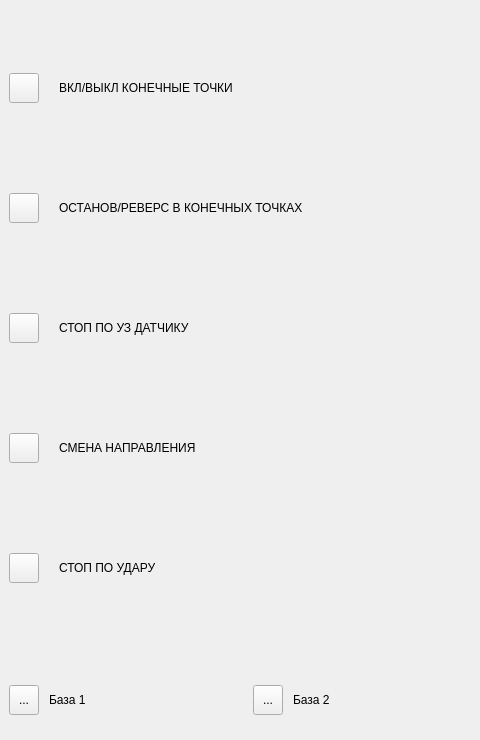
<?xml version="1.0" encoding="UTF-8"?>
<ui version="4.0">
 <class>SForm</class>
 <widget class="QWidget" name="SForm">
  <property name="geometry">
   <rect>
    <x>0</x>
    <y>0</y>
    <width>480</width>
    <height>740</height>
   </rect>
  </property>
  <property name="windowTitle">
   <string>Form</string>
  </property>
  <widget class="QWidget" name="verticalLayoutWidget">
   <property name="geometry">
    <rect>
     <x>-1</x>
     <y>-1</y>
     <width>481</width>
     <height>661</height>
    </rect>
   </property>
   <layout class="QVBoxLayout" name="verticalLayout">
    <item>
     <widget class="QWidget" name="widget" native="true">
      <property name="sizePolicy">
       <sizepolicy hsizetype="Expanding" vsizetype="Fixed">
        <horstretch>0</horstretch>
        <verstretch>0</verstretch>
       </sizepolicy>
      </property>
      <property name="minimumSize">
       <size>
        <width>0</width>
        <height>50</height>
       </size>
      </property>
      <widget class="QToolButton" name="EndPointsEnable">
       <property name="geometry">
        <rect>
         <x>10</x>
         <y>10</y>
         <width>30</width>
         <height>30</height>
        </rect>
       </property>
       <property name="text">
        <string/>
       </property>
       <property name="checkable">
        <bool>true</bool>
       </property>
      </widget>
      <widget class="QLabel" name="label">
       <property name="geometry">
        <rect>
         <x>60</x>
         <y>15</y>
         <width>400</width>
         <height>20</height>
        </rect>
       </property>
       <property name="text">
        <string>ВКЛ/ВЫКЛ КОНЕЧНЫЕ ТОЧКИ</string>
       </property>
      </widget>
     </widget>
    </item>
    <item>
     <widget class="QWidget" name="widget_3" native="true">
      <property name="sizePolicy">
       <sizepolicy hsizetype="Expanding" vsizetype="Fixed">
        <horstretch>0</horstretch>
        <verstretch>0</verstretch>
       </sizepolicy>
      </property>
      <property name="minimumSize">
       <size>
        <width>0</width>
        <height>50</height>
       </size>
      </property>
      <widget class="QToolButton" name="EndPointsBehavior">
       <property name="geometry">
        <rect>
         <x>10</x>
         <y>10</y>
         <width>30</width>
         <height>30</height>
        </rect>
       </property>
       <property name="text">
        <string/>
       </property>
       <property name="checkable">
        <bool>true</bool>
       </property>
      </widget>
      <widget class="QLabel" name="label_3">
       <property name="geometry">
        <rect>
         <x>60</x>
         <y>15</y>
         <width>400</width>
         <height>20</height>
        </rect>
       </property>
       <property name="text">
        <string>ОСТАНОВ/РЕВЕРС В КОНЕЧНЫХ ТОЧКАХ</string>
       </property>
      </widget>
     </widget>
    </item>
    <item>
     <widget class="QWidget" name="widget_5" native="true">
      <property name="sizePolicy">
       <sizepolicy hsizetype="Expanding" vsizetype="Fixed">
        <horstretch>0</horstretch>
        <verstretch>0</verstretch>
       </sizepolicy>
      </property>
      <property name="minimumSize">
       <size>
        <width>0</width>
        <height>50</height>
       </size>
      </property>
      <widget class="QToolButton" name="SoundStop">
       <property name="geometry">
        <rect>
         <x>10</x>
         <y>10</y>
         <width>30</width>
         <height>30</height>
        </rect>
       </property>
       <property name="text">
        <string/>
       </property>
       <property name="checkable">
        <bool>true</bool>
       </property>
      </widget>
      <widget class="QLabel" name="label_5">
       <property name="geometry">
        <rect>
         <x>60</x>
         <y>15</y>
         <width>400</width>
         <height>20</height>
        </rect>
       </property>
       <property name="text">
        <string>СТОП ПО УЗ ДАТЧИКУ</string>
       </property>
      </widget>
     </widget>
    </item>
    <item>
     <widget class="QWidget" name="widget_4" native="true">
      <property name="sizePolicy">
       <sizepolicy hsizetype="Expanding" vsizetype="Fixed">
        <horstretch>0</horstretch>
        <verstretch>0</verstretch>
       </sizepolicy>
      </property>
      <property name="minimumSize">
       <size>
        <width>0</width>
        <height>50</height>
       </size>
      </property>
      <widget class="QToolButton" name="SwapDirection">
       <property name="geometry">
        <rect>
         <x>10</x>
         <y>10</y>
         <width>30</width>
         <height>30</height>
        </rect>
       </property>
       <property name="text">
        <string/>
       </property>
       <property name="checkable">
        <bool>true</bool>
       </property>
      </widget>
      <widget class="QLabel" name="label_4">
       <property name="geometry">
        <rect>
         <x>60</x>
         <y>15</y>
         <width>400</width>
         <height>20</height>
        </rect>
       </property>
       <property name="text">
        <string>СМЕНА НАПРАВЛЕНИЯ</string>
       </property>
      </widget>
     </widget>
    </item>
    <item>
     <widget class="QWidget" name="widget_2" native="true">
      <property name="sizePolicy">
       <sizepolicy hsizetype="Expanding" vsizetype="Fixed">
        <horstretch>0</horstretch>
        <verstretch>0</verstretch>
       </sizepolicy>
      </property>
      <property name="minimumSize">
       <size>
        <width>0</width>
        <height>50</height>
       </size>
      </property>
      <widget class="QToolButton" name="StopAccelerometer">
       <property name="geometry">
        <rect>
         <x>10</x>
         <y>10</y>
         <width>30</width>
         <height>30</height>
        </rect>
       </property>
       <property name="text">
        <string/>
       </property>
       <property name="checkable">
        <bool>true</bool>
       </property>
      </widget>
      <widget class="QLabel" name="label_2">
       <property name="geometry">
        <rect>
         <x>60</x>
         <y>15</y>
         <width>400</width>
         <height>20</height>
        </rect>
       </property>
       <property name="text">
        <string>СТОП ПО УДАРУ</string>
       </property>
      </widget>
     </widget>
    </item>
   </layout>
  </widget>
  <widget class="QWidget" name="horizontalLayoutWidget">
   <property name="geometry">
    <rect>
     <x>-1</x>
     <y>660</y>
     <width>481</width>
     <height>80</height>
    </rect>
   </property>
   <layout class="QHBoxLayout" name="horizontalLayout">
    <item>
     <widget class="QWidget" name="widget_7" native="true">
      <property name="sizePolicy">
       <sizepolicy hsizetype="Expanding" vsizetype="Fixed">
        <horstretch>0</horstretch>
        <verstretch>0</verstretch>
       </sizepolicy>
      </property>
      <property name="minimumSize">
       <size>
        <width>0</width>
        <height>50</height>
       </size>
      </property>
      <widget class="QToolButton" name="toolButton_7">
       <property name="geometry">
        <rect>
         <x>10</x>
         <y>10</y>
         <width>30</width>
         <height>30</height>
        </rect>
       </property>
       <property name="text">
        <string>...</string>
       </property>
      </widget>
      <widget class="QLabel" name="label_7">
       <property name="geometry">
        <rect>
         <x>50</x>
         <y>15</y>
         <width>420</width>
         <height>20</height>
        </rect>
       </property>
       <property name="text">
        <string>База 1</string>
       </property>
      </widget>
     </widget>
    </item>
    <item>
     <widget class="QWidget" name="widget_6" native="true">
      <property name="sizePolicy">
       <sizepolicy hsizetype="Expanding" vsizetype="Fixed">
        <horstretch>0</horstretch>
        <verstretch>0</verstretch>
       </sizepolicy>
      </property>
      <property name="minimumSize">
       <size>
        <width>0</width>
        <height>50</height>
       </size>
      </property>
      <widget class="QToolButton" name="toolButton_6">
       <property name="geometry">
        <rect>
         <x>10</x>
         <y>10</y>
         <width>30</width>
         <height>30</height>
        </rect>
       </property>
       <property name="text">
        <string>...</string>
       </property>
      </widget>
      <widget class="QLabel" name="label_6">
       <property name="geometry">
        <rect>
         <x>50</x>
         <y>15</y>
         <width>420</width>
         <height>20</height>
        </rect>
       </property>
       <property name="text">
        <string>База 2</string>
       </property>
      </widget>
     </widget>
    </item>
   </layout>
  </widget>
 </widget>
 <resources/>
 <connections/>
</ui>
